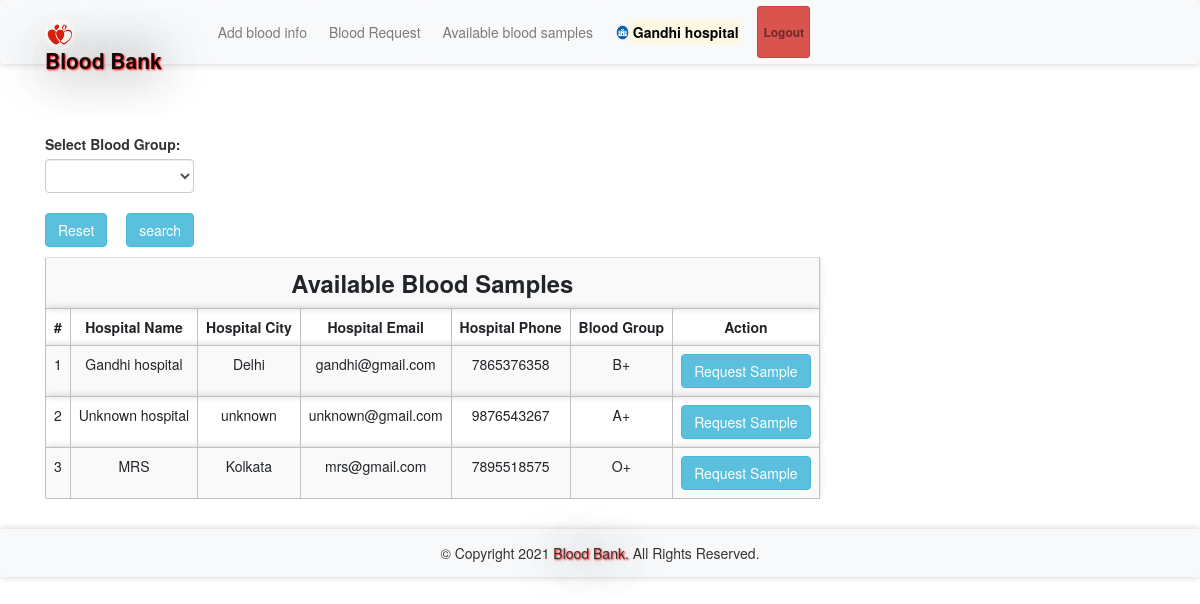
Page /abs.php (signed in) on the committed database.
### tables this page shows
CREATE TABLE `bloodinfo` (
  `bid` int(11) NOT NULL,
  `hid` int(11) NOT NULL,
  `bg` varchar(10) NOT NULL
);

CREATE TABLE `hospitals` (
  `id` int(11) NOT NULL,
  `hname` varchar(100) NOT NULL,
  `hemail` varchar(100) NOT NULL,
  `hpassword` varchar(100) NOT NULL,
  `hphone` varchar(100) NOT NULL,
  `hcity` varchar(100) NOT NULL
);

### message.php (called while the page is built, shortened)
<?php $counter=0; if(isset($_GET['msg'])) { ?>
	<div class="col-5 alert alert alert-success alert-dismissible fade show card" id="message">
		<button type="button" class="close" data-dismiss="alert" title="close">&times;</button><?php echo $_GET['msg'];?>
	</div>
<?php }?>

### abs.php (the view, shortened to what this page needs)
<?php
require 'file/connection.php';
if(isset($_GET['search'])){
    $searchKey = $_GET['search'];
    $sql = "select bloodinfo.*, hospitals.* from bloodinfo, hospitals where bloodinfo.hid=hospitals.id && bg LIKE '%$searchKey%'";
}else{
    $sql = "select bloodinfo.*, hospitals.* from bloodinfo, hospitals where bloodinfo.hid=hospitals.id";
}
$result = mysqli_query($conn, $sql);
?>
<!DOCTYPE html>
<html>
<?php require 'head.php'; ?>
<body>
    <?php require 'header.php'; ?>
    <div class="container cont">
        <?php require 'message.php'; ?>
        <div class="row col-lg-8 col-md-8 col-sm-12 mb-3">
            <form method="get" action="" style="margin-top:-20px; ">
            <label class="font-weight-bolder">Select Blood Group:</label>
               <select name="search" class="form-control">
               <option><?php echo @$_GET['search']; ?></option>
               <option value="A+">A+</option>
               </select><br>
               <a href="abs.php" class="btn btn-info mr-4"> Reset</a>
               <input type="submit" name="submit" class="btn btn-info" value="search">
           </form>
        </div>
        <table class="table table-responsive table-striped rounded mb-5">
            <tr><th colspan="7" class="title">Available Blood Samples</th></tr>
            <tr>
                <th>#</th>
                <th>Hospital Name</th>
                <th>Hospital City</th>
                <th>Hospital Email</th>
                <th>Hospital Phone</th>
                <th>Blood Group</th>
                <th>Action</th>
            </tr>
        <?php while($row = mysqli_fetch_array($result)) { ?>
            <tr>
                <td><?php echo ++$counter;?></td>
                <td><?php echo $row['hname'];?></td>
                <td><?php echo ($row['hcity']); ?></td>
                <td><?php echo ($row['hemail']); ?></td>
                <td><?php echo ($row['hphone']); ?></td>
                <td><?php echo ($row['bg']); ?></td>
                <form action="file/request.php" method="post">
                <?php if (isset($_SESSION['hid'])) { ?>
                <td><a href="javascript:void(0);" class="btn btn-info hospital">Request Sample</a></td>
                <?php } else {(isset($_SESSION['rid']))  ?>
                <td><input type="submit" name="request" class="btn btn-info" value="Request Sample"></td>
                <?php } ?>
                </form>
            </tr>
        <?php } ?>
        </table>
    </div>
    <?php require 'footer.php' ?>
</body>

### head.php (shortened to what this page needs)
<head>
    <link rel="stylesheet" href="https://maxcdn.bootstrapcdn.com/bootstrap/4.5.0/css/bootstrap.min.css">
    <link rel="stylesheet" type="text/css" href="../library/css/bootstrap.min.css"/>
    <link href="css/style.css" rel="stylesheet"/>
</head>

### header.php (shortened to what this page needs)
<nav class="navbar navbar-expand-sm navbar-light bg-light sticky-top">
	<div class="container">
		<a class="navbar-brand" href="index.php"><img src="image/favicon.jpg" width="30" height="30" class="rounded-circle">Blood Bank</a>
          <div class="collapse navbar-collapse" id="collapsibleNavbar">
        <?php if (isset($_SESSION['hid'])) { ?>
		<ul class="navbar-nav ml-auto">
			<li class="nav-item">
				<a class="nav-link btn btn-light" href="bloodinfo.php">Add blood info</a>
            </li>
            <li class="nav-item">
                <a class="nav-link btn btn-light" href="bloodrequest.php">Blood Request</a>
            </li>
			<li class="nav-item">
				<a class="nav-link btn btn-light" href="abs.php">Available blood samples</a>
            </li>
            <li class="nav-item">
                <a href="hprofile.php?id=<?php echo $_SESSION['hid']; ?>" class="nav-link btn font-weight-bold"><img src="image/hospital.png" width="15" height="15" class="rounded-circle"><mark><?php echo $_SESSION['hname']; ?></mark></a>
            </li>
            <li class="nav-item">
                <a class="nav-link btn btn-danger btn-sm font-weight-bold" href="logout.php">Logout</a>
            </li>
        </ul>
        <?php } ?>
       </div>
    </div>
</nav>

### footer.php (shortened to what this page needs)
<footer class="footer text-center bg-light">
	© Copyright <span id="demo"></span> <span class="brand">Blood Bank. </span> All Rights Reserved.
</footer>

### css/style.css (style rules this page uses)
.cont { padding-top: 40px; text-align: justify; font-size: 1em; }
.card ,nav, .footer,tr,video { border-radius: 3px; transition: all 200ms ease-out; box-shadow: 0px 0px 7px rgba(0, 0, 0, 0.2); }
tr,th,td { border:0.1px solid silver; text-align: center; }
.nav-item { margin-left: 10px; }
.navbar-brand { text-shadow: 1px 1px 2px red, 0 0 50px black, 0 0 5px white; font-weight: bold; font-size: 1.5em; }
.title { font-weight: bold; font-size: 1.7em; text-transform: capitalize; text-align: center; }
.brand { text-shadow: 1px 1px 2px red, 0 0 50px black, 0 0 5px white; }
.rounded-circle { margin-top: -2.5px; }
form { padding-top: 20px; }
a:link { text-decoration: none; }
.footer { padding: 14px; }

### rows in the picture
bloodinfo: hid.hname "Gandhi hospital", hid.hcity "Delhi", hid.hemail "gandhi@gmail.com", hid.hphone "7865376358", bg "B+"
bloodinfo: hid.hname "Unknown hospital", hid.hcity "unknown", hid.hemail "unknown@gmail.com", hid.hphone "9876543267", bg "A+"
bloodinfo: hid.hname "MRS", hid.hcity "Kolkata", hid.hemail "mrs@gmail.com", hid.hphone "7895518575", bg "O+"

### other values in the picture
$_SESSION['hname'] "Gandhi hospital"
